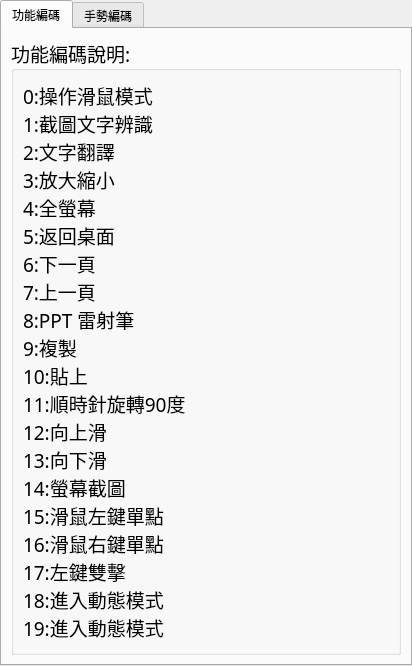
<?xml version="1.0" encoding="UTF-8"?>
<ui version="4.0">
 <class>MainWindow</class>
 <widget class="QMainWindow" name="MainWindow">
  <property name="geometry">
   <rect>
    <x>0</x>
    <y>0</y>
    <width>412</width>
    <height>630</height>
   </rect>
  </property>
  <property name="windowTitle">
   <string>綁定編碼說明</string>
  </property>
  <widget class="QWidget" name="centralwidget">
   <layout class="QVBoxLayout" name="verticalLayout">
    <property name="spacing">
     <number>0</number>
    </property>
    <property name="leftMargin">
     <number>0</number>
    </property>
    <property name="topMargin">
     <number>0</number>
    </property>
    <property name="rightMargin">
     <number>0</number>
    </property>
    <property name="bottomMargin">
     <number>0</number>
    </property>
    <item>
     <widget class="QTabWidget" name="tabWidget">
      <property name="font">
       <font>
        <family>Adobe 黑体 Std R</family>
       </font>
      </property>
      <property name="currentIndex">
       <number>0</number>
      </property>
      <widget class="QWidget" name="function_code_tab">
       <attribute name="title">
        <string>功能編碼</string>
       </attribute>
       <layout class="QVBoxLayout" name="verticalLayout_2">
        <item>
         <widget class="QGroupBox" name="groupBox">
          <property name="font">
           <font>
            <family>Adobe 黑体 Std R</family>
            <pointsize>14</pointsize>
           </font>
          </property>
          <property name="title">
           <string>功能編碼說明:</string>
          </property>
          <layout class="QVBoxLayout" name="verticalLayout_4">
           <item>
            <widget class="QLabel" name="label">
             <property name="text">
              <string>0:操作滑鼠模式 
1:截圖文字辨識
2:文字翻譯
3:放大縮小
4:全螢幕
5:返回桌面 
6:下一頁
7:上一頁
8:PPT 雷射筆 
9:複製
10:貼上
11:順時針旋轉90度
12:向上滑
13:向下滑
14:螢幕截圖
15:滑鼠左鍵單點
16:滑鼠右鍵單點
17:左鍵雙擊
18:進入動態模式
19:進入動態模式</string>
             </property>
             <property name="textFormat">
              <enum>Qt::AutoText</enum>
             </property>
             <property name="wordWrap">
              <bool>false</bool>
             </property>
            </widget>
           </item>
          </layout>
         </widget>
        </item>
       </layout>
      </widget>
      <widget class="QWidget" name="gesture_code_tab">
       <attribute name="title">
        <string>手勢編碼</string>
       </attribute>
       <layout class="QVBoxLayout" name="verticalLayout_3">
        <item alignment="Qt::AlignTop">
         <widget class="QGroupBox" name="groupBox_2">
          <property name="font">
           <font>
            <family>Adobe 黑体 Std R</family>
            <pointsize>14</pointsize>
           </font>
          </property>
          <property name="title">
           <string>手勢編碼說明:</string>
          </property>
          <layout class="QVBoxLayout" name="verticalLayout_5">
           <item>
            <widget class="QLabel" name="label_2">
             <property name="text">
              <string>0:比零 
1:比一
2:比二
3:比三 
4:比四
5:比五
6:比六
7:比七
8:比八 </string>
             </property>
            </widget>
           </item>
          </layout>
         </widget>
        </item>
       </layout>
      </widget>
     </widget>
    </item>
   </layout>
  </widget>
 </widget>
 <resources/>
 <connections/>
</ui>
